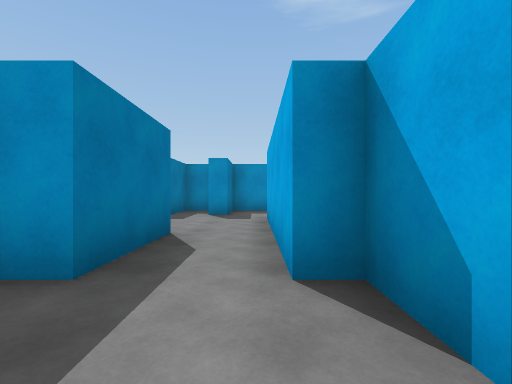
View 1 (above)

24 first-person views from a walk through a scene from a Unity 3-D project. The camera is 1.2 m above the floor, looks level and sees 90° across. The floor is counted in squares, 2 m on a side. Each view is taken from the middle of a square. On the plan, view 1 faces up. The plan holds only what a view shows up to about 9 squares ahead; the rest is blank. The player character is not drawn.

View 2
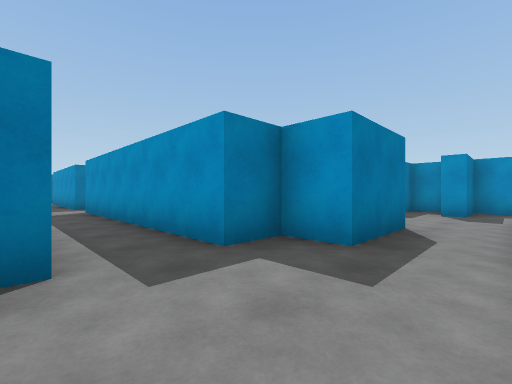

View 3
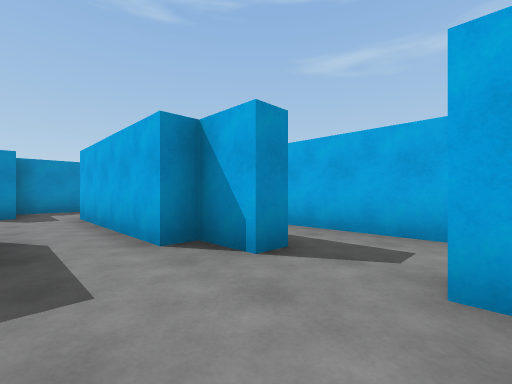

View 4
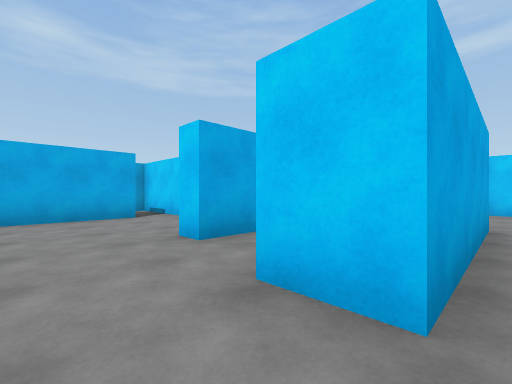

View 5
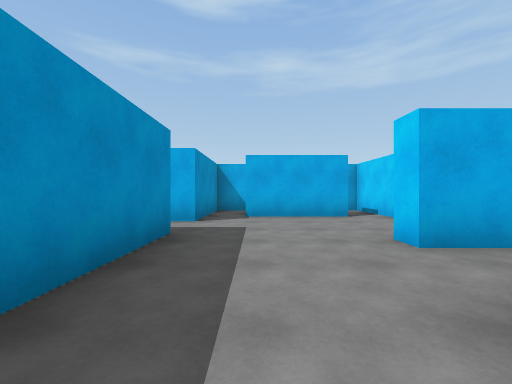

View 6
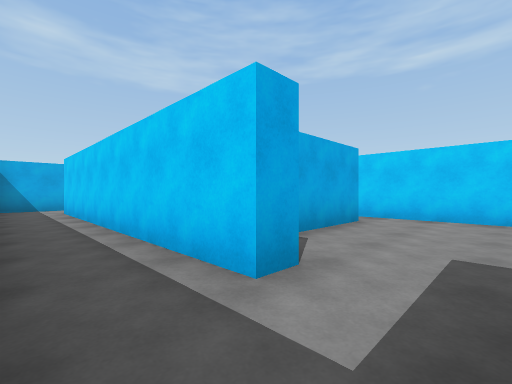

View 7
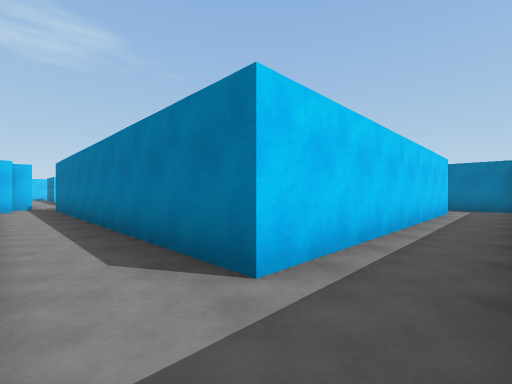

View 8
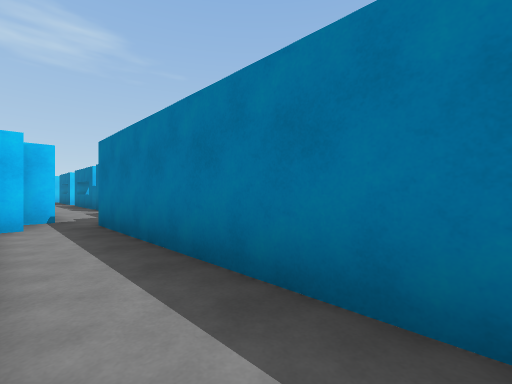

View 9
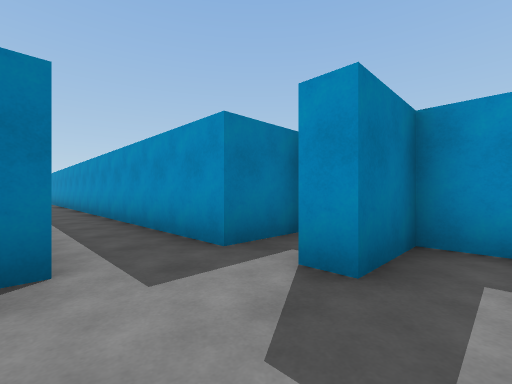

View 10
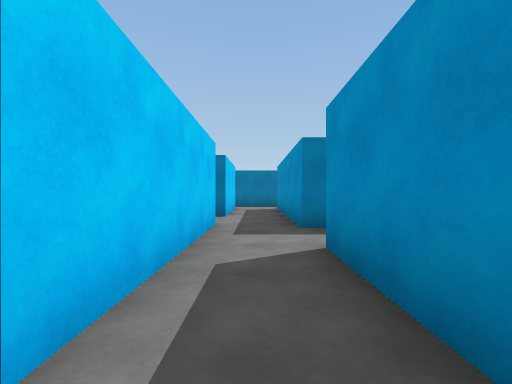

View 11
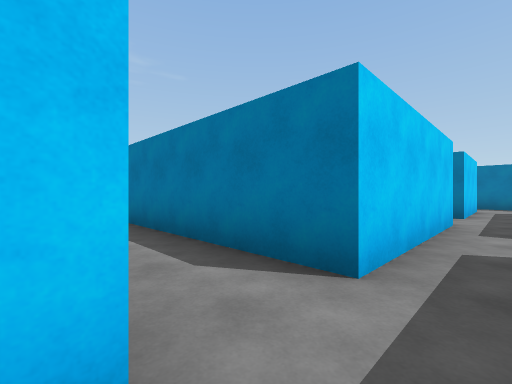

View 12
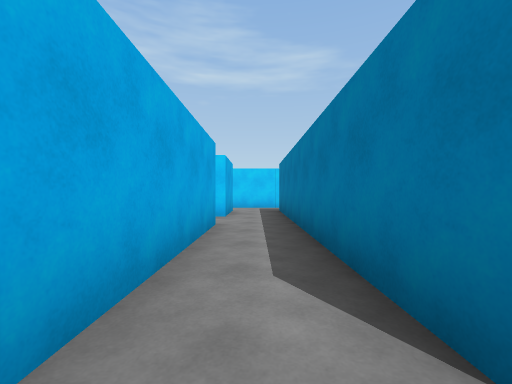

View 13
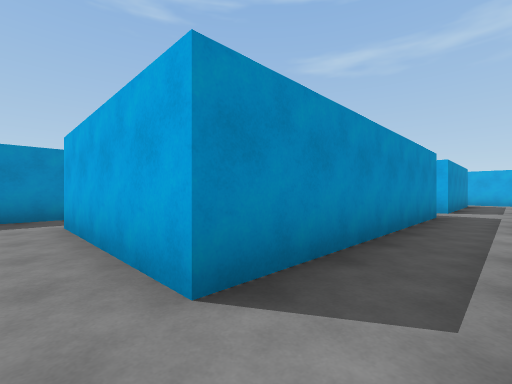

View 14
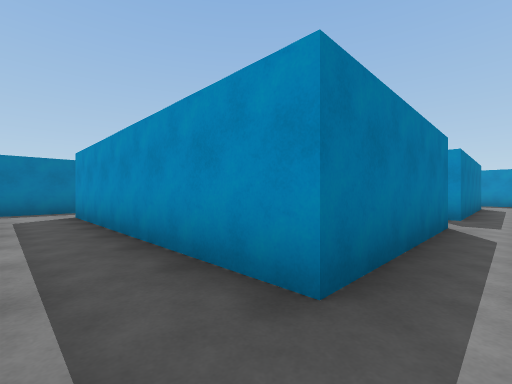

View 15
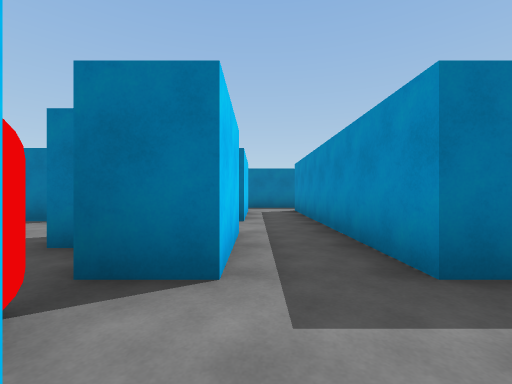

View 16
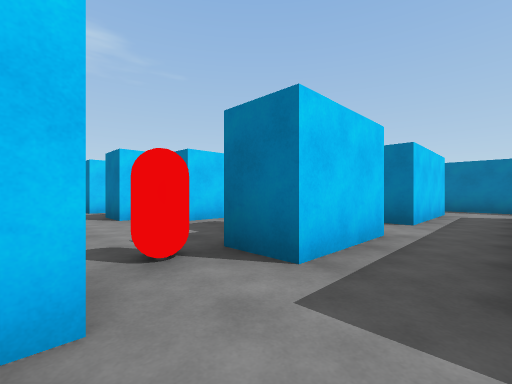

View 17
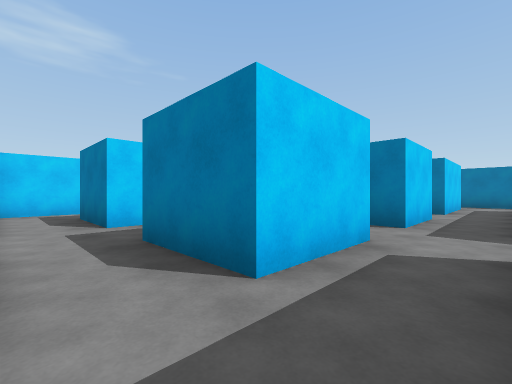

View 18
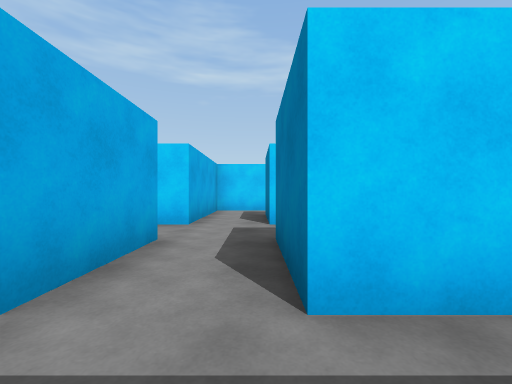

View 19
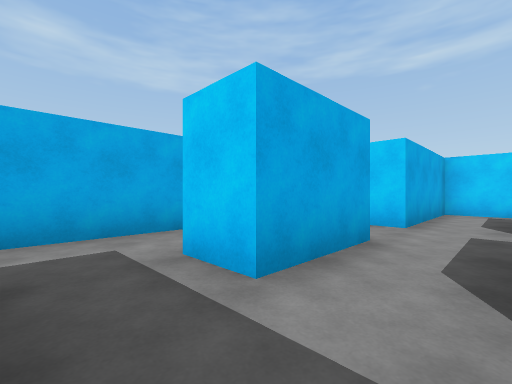

View 20
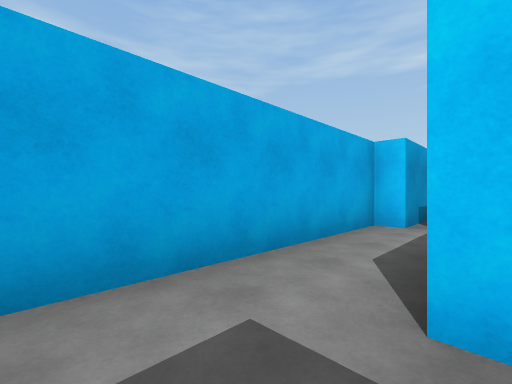

View 21
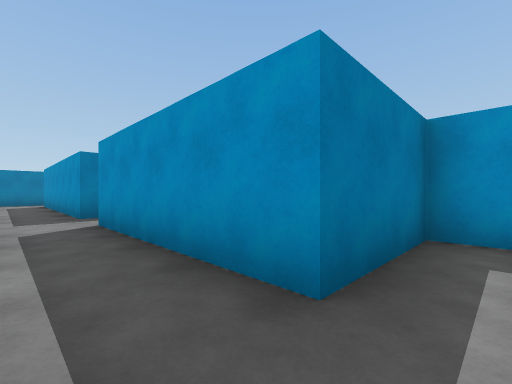

View 22
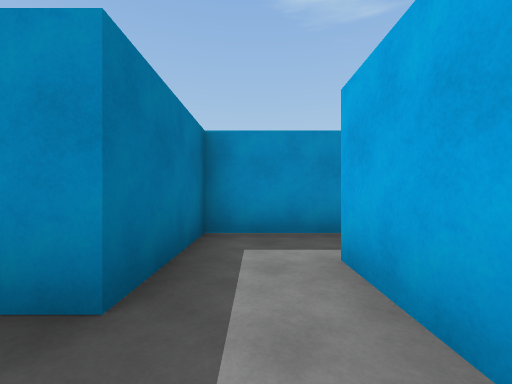

View 23
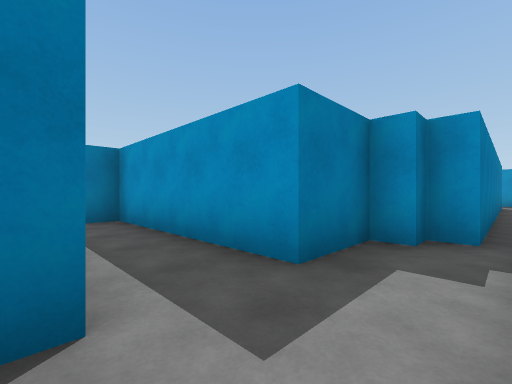

View 24
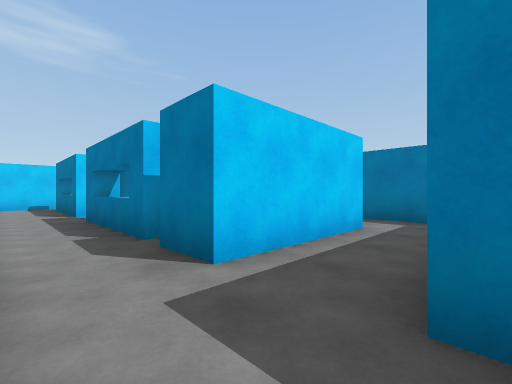

### Floor plan
Ten units are one square. View 1 is at (0, 0); x grows to the right and y downward. Boxes are objects, and circles mark ways between rooms. Rooms are numbered by the first view taken in them; rooms with no view inside come last. Other rooms are left out.
<svg viewBox="-95 -105 242 242">
<path fill="none" stroke="#000" d="M40 -37 65 -37M27 -42 27 -52 32 -52M62 -48 62 -73M12 -57 12 -8 8 -8 8 -18 2 -18 2 -57 12 -57M37 -100 37 -83 -7 -83 -7 -68 -12 -68M-12 -38 -12 -18 -22 -18 -22 -8 -54 -8M82 -83 52 -83 52 -88 127 -88 127 2M27 5 27 -20M-15 -83 -22 -83 -22 -68 -84 -68M12 8 12 47M0 18 5 18M142 -85 142 -100M132 12 138 12M-53 62 -22 62M-8 62 12 62M12 47 -53 47 -53 6M-54 -8 -88 -8M-85 7 -68 7 -68 65M26 62 47 62M73 47 28 47M87 64 87 37M73 35 73 47M62 62 72 62M117 92 117 122M117 52 117 82M117 37 117 47M116 132 130 132M87 37 117 37M127 2 123 2 123 7 117 7 117 22 73 22 73 35M47 97 47 118M44 132 62 132 62 97M-8 97 2 97M12 62 12 72M62 82 62 62M47 62 47 82M41 97 47 97"/>
<rect x="15" y="65" width="10" height="10" fill="#bbb"><title>red capsule</title></rect>
<circle cx="-60" cy="0" r="3" fill="#2a7"/>
<circle cx="5" cy="55" r="3" fill="#2a7"/>
<circle cx="35" cy="55" r="3" fill="#2a7"/>
<circle cx="130" cy="10" r="3" fill="#2a7"/>
<circle cx="70" cy="55" r="3" fill="#2a7"/>
<circle cx="55" cy="75" r="3" fill="#2a7"/>
<circle cx="80" cy="40" r="3" fill="#2a7"/>
<circle cx="125" cy="40" r="3" fill="#2a7"/>
<circle cx="55" cy="105" r="3" fill="#2a7"/>
<circle cx="40" cy="90" r="3" fill="#2a7"/>
<text x="40" y="-50">1</text>
<text x="-40" y="50">2</text>
<text x="40" y="50">3</text>
<text x="80" y="50">4</text>
<text x="130" y="80">5</text>
<text x="110" y="30">6</text>
<text x="50" y="110">7</text>
<text x="20" y="90">8</text>
<text x="50" y="80">9</text>
</svg>
Room 1 opens to room 2. Room 1 opens to room 3. Room 1 opens to room 6. Room 3 opens to room 4. Room 3 opens to room 9. Room 4 opens to room 6. Room 5 opens to room 6. Room 7 opens to room 9. Room 8 opens to room 9.

Where each view was taken, in squares from view 1:
view 1: 0 up, 0 right, facing up
view 2: 1 down, 0 right, facing up-left
view 3: 1 down, 1 left, facing up-right
view 4: 7 up, 0 right, facing down-right
view 5: 7 up, 0 right, facing right
view 6: 10 up, 4 right, facing down-right
view 7: 10 up, 14 right, facing down-left
view 8: 5 up, 14 right, facing down-left
view 9: 5 up, 0 right, facing up-left
view 10: 0 up, 6 left, facing left
view 11: 0 up, 5 left, facing down-left
view 12: 0 up, 6 left, facing down
view 13: 6 down, 6 left, facing up-right
view 14: 6 down, 2 right, facing up-left
view 15: 6 down, 3 right, facing left
view 16: 5 down, 3 right, facing down-left
view 17: 5 down, 6 right, facing down-left
view 18: 5 down, 5 right, facing down
view 19: 5 down, 5 right, facing down-right
view 20: 5 down, 7 right, facing down-right
view 21: 6 down, 8 right, facing up-left
view 22: 6 down, 8 right, facing up
view 23: 4 down, 13 right, facing up-left
view 24: 2 down, 13 right, facing down-left
